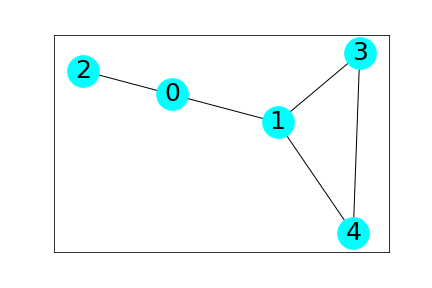

This chart was generated by the following Python code:
""" q15_2p.py """

from matplotlib import pyplot as plt
import networkx as nx

g = nx.Graph()

nodes = [0, 1, 2, 3, 4]
g.add_nodes_from(nodes)

edges = [(0, 1), (0, 2), \
         (1, 3), (1, 4), \
             (3, 4)]

g.add_edges_from(edges)

mpos = nx.spring_layout(g, seed=2024)
nx.draw_networkx(g, pos=mpos, \
                node_color='Cyan', \
                node_size=1000, font_size=25)
plt.show()
plt.savefig("q15_2p.png")
